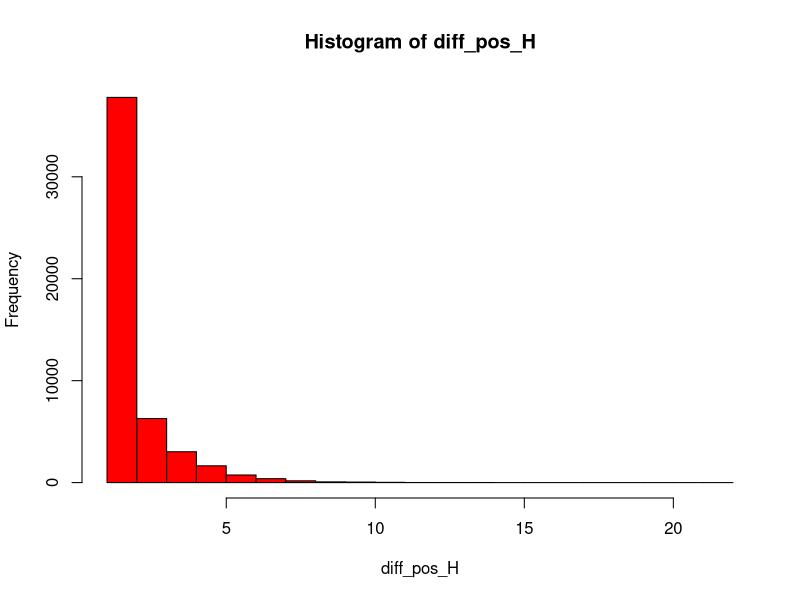
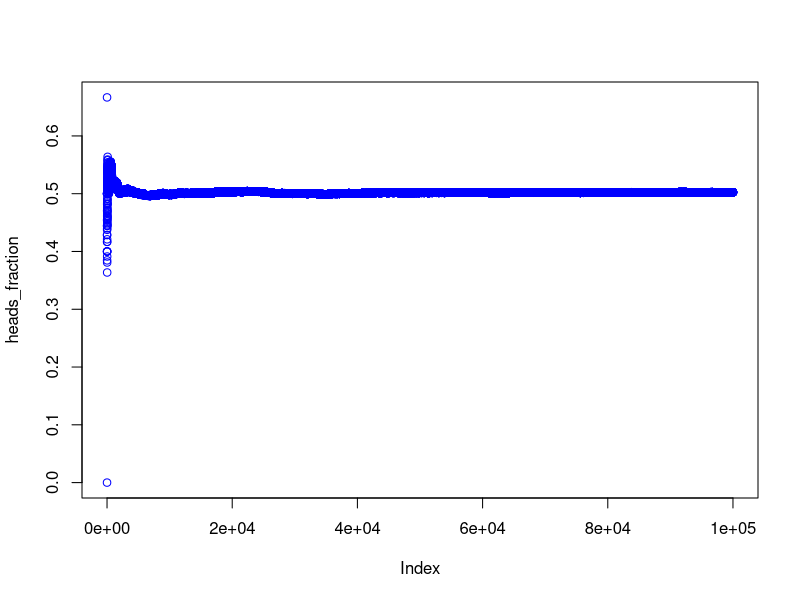
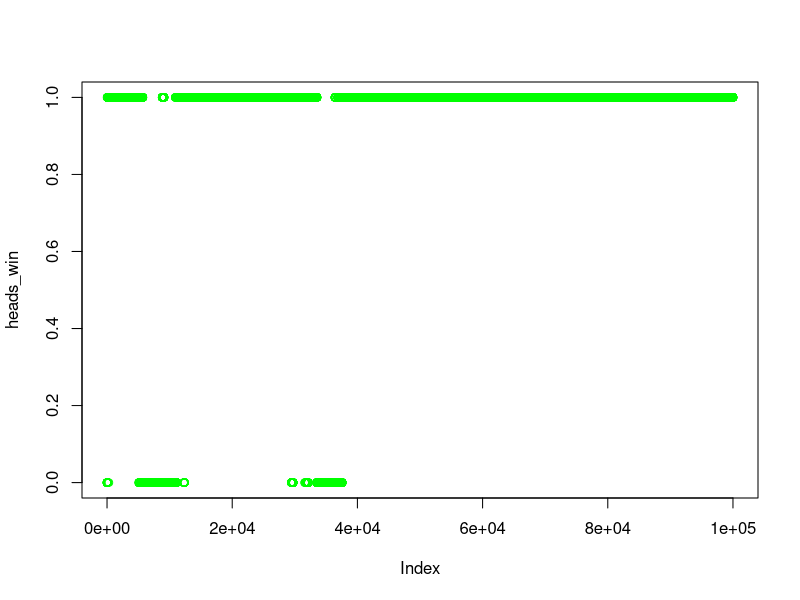
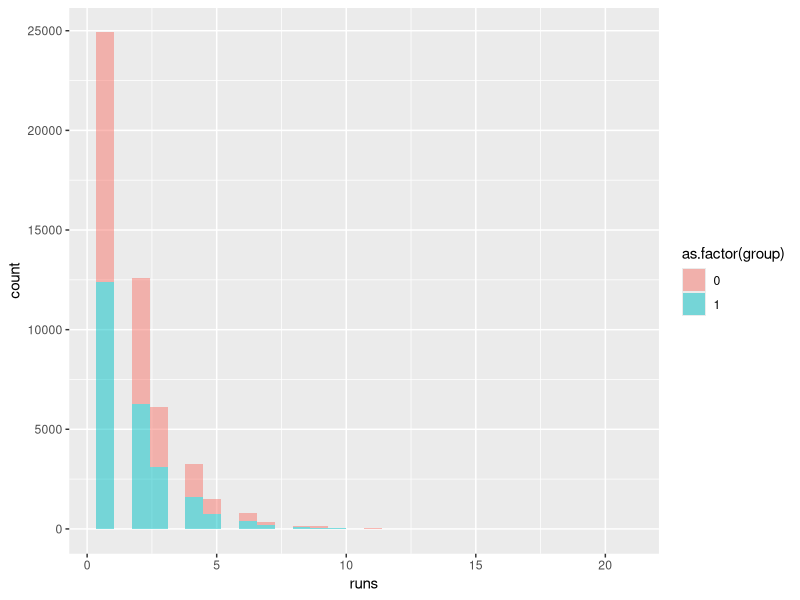

R code for these plots, in order:
# coin toss persistence exponents

library(ggplot2)
library(dplyr)

# Coin toss - histo of distance between successsive heads

sample_data <- c("H", "T")
N <- 100000
data <- sample(sample_data,
               N,
               replace = TRUE)

# Head locations
pos_H <- which(data == "H")
diff_pos_H <- diff(pos_H)

# Table
cat("Count table \n\n")
table(diff_pos_H)
Sys.sleep(2)

#Histo
h <- hist(diff_pos_H, col = "red", breaks = 20)

#Histo details

cat("Histogram counts \n")
h$counts
cat("Histogram breaks \n")
h$breaks
cat("Histogram midpoints \n")
h$mids
cat("Histogram density \n")
h$density

# lets now examine persistence

# heads fractions > 0.5 

data1 <- ifelse(data == "H", 1, 0)
heads_fraction <- cumsum(data1) / c(1:length(data1))
head(data1)
head(heads_fraction)

# simple plot
plot(heads_fraction, col = "blue")

heads_win <- ifelse(heads_fraction > 0.5, 1, 0)
head(heads_win)

plot(heads_win, col = "green")

# Use run length encoding to look into 0s and 1s runs

runs <- rle(data1)

results <- data.frame(
  group = runs$values,
  runs = runs$lengths
)

head(results)

# plot overlapping histos?

ggplot(
  data = results
) + geom_histogram(aes(x = runs, fill = as.factor(group)), alpha = 0.5)





